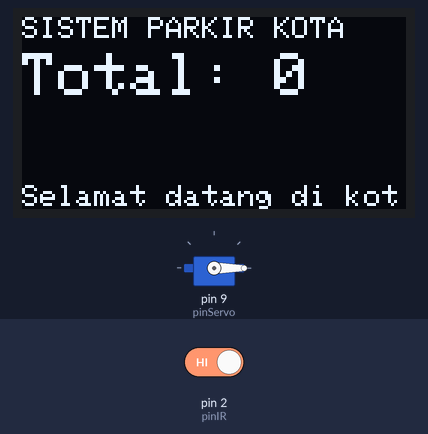
Recording of a sketch running on a simulated Arduino Uno, built with avr-gcc and run on an emulated ATmega328P. Shown: servo, 128×64 one-colour display. Inputs (shaded band) come from the test bench; at power-on: pin 2 (pinIR) HIGH.

Above: at 0.17 s.
1.3 s: pin 2 (pinIR) driven LOW
At 1.45 s:
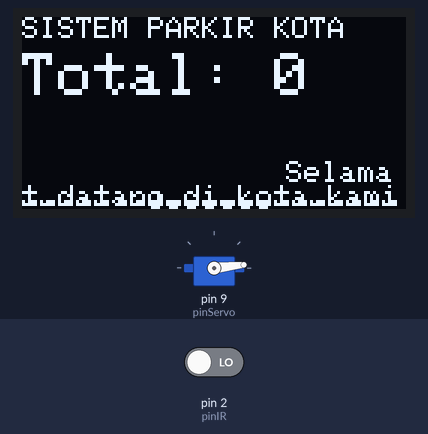
At 3.7 s:
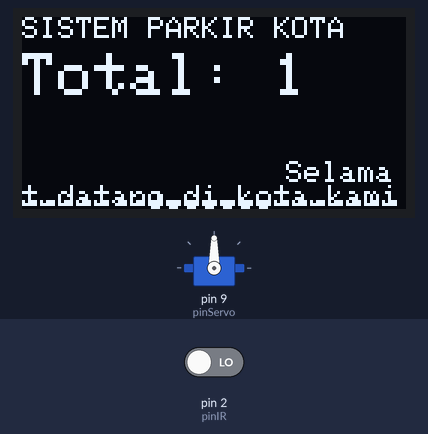
Timing chart, 0 to 8.6 s (numbered marks = the images above; inputs shaded):
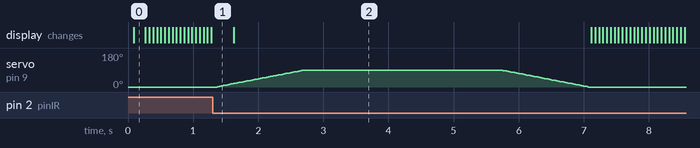

Measured:
- after the input at 1.3 s, servo on pin 9 (pinServo): rises from 0° to 90° in 1.3 s, then falls to 0° in 4.4 s

The sketch:

PALANG_MASUK_SERVO_IR_OLED.ino
```cpp
#include <Wire.h>
#include <Adafruit_GFX.h>
#include <Adafruit_SSD1306.h>
#include <Servo.h>

// Konfigurasi Layar OLED
#define SCREEN_WIDTH 128
#define SCREEN_HEIGHT 64
Adafruit_SSD1306 display(SCREEN_WIDTH, SCREEN_HEIGHT, &Wire, -1);

// Konfigurasi Pin Komponen
const int pinIR = 2;
const int pinServo = 9;

// Inisialisasi Objek & Variabel
Servo palangServo;
int jumlahKendaraan = 0;
bool statusKendaraan = false;

// Variabel untuk Teks Berjalan
String pesanTeks = "Selamat datang di kota kami ";
int posisiX;

void setup() {
  Serial.begin(9600);

  pinMode(pinIR, INPUT);

  palangServo.attach(pinServo);
  palangServo.write(0); // Posisi awal palang menutup (0 derajat)

  if(!display.begin(SSD1306_SWITCHCAPVCC, 0x3C)) {
    Serial.println(F("OLED SSD1306 tidak terdeteksi!"));
    for(;;);
  }

  display.clearDisplay();
  display.setTextColor(SSD1306_WHITE);

  posisiX = SCREEN_WIDTH;
  updateTampilanOLED();
}

void loop() {
  int irMembaca = digitalRead(pinIR);

  if (irMembaca == LOW && !statusKendaraan) {
    jumlahKendaraan++;
    statusKendaraan = true;

    updateTampilanOLED();

    // --- 1. MEMBUKA PALANG DENGAN LAMBAT (0 ke 90 derajat) ---
    // Menggunakan perulangan agar naik 1 derajat demi 1 derajat
    for (int sudut = 0; sudut <= 90; sudut++) {
      palangServo.write(sudut);
      delay(15); // Ubah nilai ini untuk mengatur kecepatan (semakin besar = semakin lambat)
    }

    // 2. Jeda waktu palang tetap terbuka agar kendaraan bisa lewat
    delay(3000);

    // --- 3. MENUTUP PALANG DENGAN LAMBAT (90 ke 0 derajat) ---
    for (int sudut = 90; sudut >= 0; sudut--) {
      palangServo.write(sudut);
      delay(15); // Ubah nilai ini untuk mengatur kecepatan (semakin besar = semakin lambat)
    }

  } else if (irMembaca == HIGH) {
    statusKendaraan = false;
  }

  jalankanTeksBerjalan();
}

void updateTampilanOLED() {
  display.fillRect(0, 0, 128, 30, SSD1306_BLACK);
  display.setTextSize(1);
  display.setCursor(0, 0);
  display.print("SISTEM PARKIR KOTA");

  display.setTextSize(2);
  display.setCursor(0, 12);
  display.print("Total: ");
  display.print(jumlahKendaraan);
  display.display();
}

void jalankanTeksBerjalan() {
  display.fillRect(0, 45, 128, 16, SSD1306_BLACK);
  display.setTextSize(1);
  display.setCursor(posisiX, 48);
  display.print(pesanTeks);
  display.display();

  posisiX -= 2;

  if (posisiX < -160) {
    posisiX = SCREEN_WIDTH;
  }

  delay(30);
}
```
